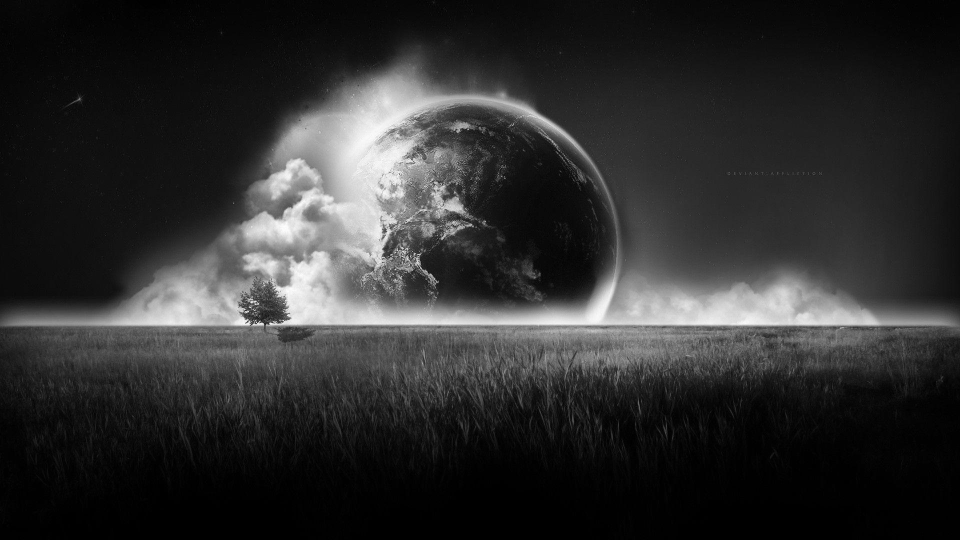
#> input picture codes/cube_original_image.jpg, 1920 x 1080 px, found by its file name (shown at 1/2 size)
$ python '큐브코드시연용.py'
#> lines starting #> are read from the running program, lines starting #| are printed output that depends on the picture
import random

import numpy as np
from PIL import Image

NPCR_list = []
UACI_list = []


def encryption(li, random_key):
    list1 = li
    list2 = li

    for i in random_key:
        if i == "U":
            list2[6:9] = list1[17], list1[14], list1[11]
            list2[27], list2[30], list2[33] = list1[6:9]
            list2[36:39] = list1[33], list1[30], list1[27]
            list2[11], list2[14], list2[17] = list1[36:39]
            list2[18:21] = list1[24], list1[21], list1[18]
            list2[20], list2[23], list2[26] = list1[18:21]
            list2[24:27] = list1[26], list1[23], list1[20]
            list2[18], list2[21], list2[24] = list1[24:27]
        elif i == "D":
            list2[0:3] = list1[15], list1[12], list1[9]
            list2[29], list2[32], list2[35] = list1[0:3]
            list2[42:45] = list1[29], list1[32], list1[35]
            list2[9], list2[12], list2[15] = list1[42:45]
            list2[51:54] = list1[45], list1[48], list1[51]
            list2[53], list2[50], list2[47] = list1[51:54]
            list2[45:48] = list1[47], list1[50], list1[53]
            list2[51], list2[48], list2[45] = list1[45:48]
        elif i == "L":
            list2[24], list2[21], list2[18] = list1[42], list1[39], list1[36]
            list2[0], list2[3], list2[6] = list1[18], list1[21], list1[24]
            list2[45], list2[48], list2[51] = list1[0], list1[3], list1[6]
            list2[36], list2[39], list2[42] = list1[45], list1[48], list1[51]
            list2[17], list2[14], list2[11] = list1[15], list1[16], list1[17]
            list2[9], list2[10], list2[11] = list1[11], list1[14], list1[17]
            list2[15], list2[12], list2[9] = list1[9], list1[10], list1[11]
            list2[17], list2[16], list2[15] = list1[15], list1[12], list1[9]
        elif i == "B":
            list2[51:54] = list1[11], list1[10], list1[9]
            list2[30], list2[29], list2[28] = list1[51:54]
            list2[18:21] = list1[27:30]
            list2[9:12] = list1[18:21]
            list2[0:3] = list1[0], list1[3], list1[6]
            list2[2], list2[5], list2[8] = list1[0:3]
            list2[6:9] = list1[2], list1[5], list1[8]
            list2[0], list2[3], list2[6] = list1[6:9]
        elif i == "R":
            list2[26], list2[23], list2[20] = list1[44], list1[41], list1[38]
            list2[8], list2[5], list2[2] = list1[26], list1[23], list1[20]
            list2[47], list2[50], list2[53] = list1[2], list1[5], list1[8]
            list2[38], list2[41], list2[44] = list1[47], list1[50], list1[53]
            list2[33], list2[30], list2[27] = list1[33:36]
            list2[27:30] = list1[33], list1[30], list1[27]
            list2[29], list2[32], list2[35] = list1[27:30]
            list2[33:36] = list1[35], list1[32], list1[29]
        elif i == "F":
            list2[24:27] = list1[15:18]
            list2[33:36] = list1[24:27]
            list2[45], list2[46], list2[47] = list1[35], list1[34], list1[33]
            list2[15], list2[16], list2[17] = list1[47], list1[46], list1[45]
            list2[36:39] = list1[42], list1[39], list1[36]
            list2[44], list2[41], list2[38] = list1[38], list1[37], list1[36]
            list2[42], list2[43], list2[44] = list1[44], list1[41], list1[38]
            list2[36], list2[39], list2[42] = list1[42], list1[43], list1[44]

    return list2


#routine = int(input("Enter the number of routine: "))

encryption_key_length = int(input("Enter the length of encryption key: "))
#> the answer given: 3

keys = ['U', 'D', 'L', 'B', 'R', 'F']

# make key
encryption_key = []
for i in range(encryption_key_length):
    encryption_key.append(random.choice(keys))

decryption_key = encryption_key[::-1]

# load image to grayscale
img = Image.open('학술제 코딩\cube_original_image.jpg').convert('L')
#> img is the input picture: PIL image 1920x1080 L; min 0, max 255, mean 46.5
img.save('save_original_image.jpg')

img.show()
print(img.size)
#| (1920, 1080)
width, height = img.size
#> width = 1920; height = 1080
img = np.array(img)

img = img.reshape(54, -1)
img= np.transpose(img)

for i in range(img.shape[0]):
    img[i] = encryption(img[i], encryption_key)


img = img.reshape(height, width)
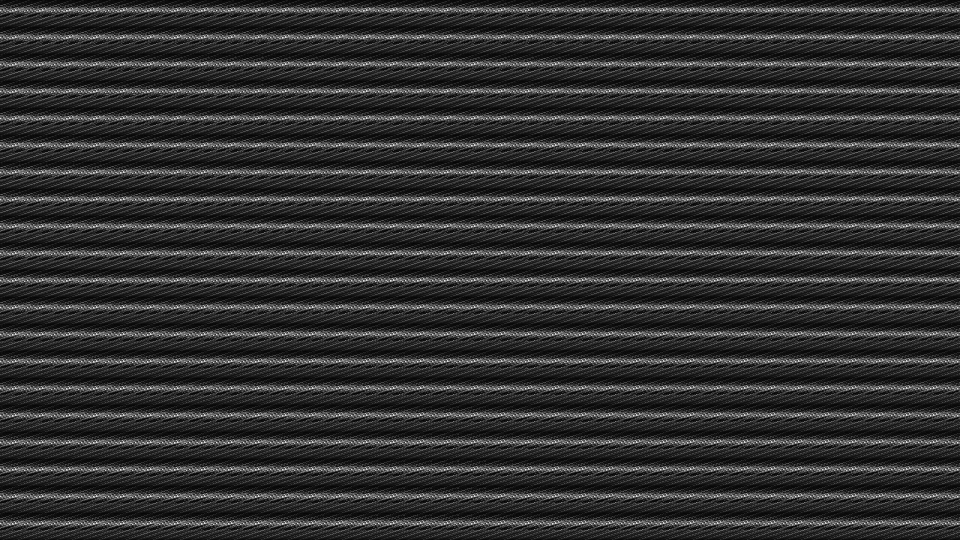
#> img: shape (1080, 1920) (shown at 1/2 size); min 0, max 255, mean 48.4

img = Image.fromarray(img)

img.show()
img.save('encrypted_image.jpg')

"""
newlist = []

z=0
for i in range(38400):
    for z in range(0, height*width-54, 54):
        newlist.append(img[z])
    z+=1

final= np.array(newlist).reshape((1080, 1920))

img1 = Image.fromarray(final)
img1.show()
"""
